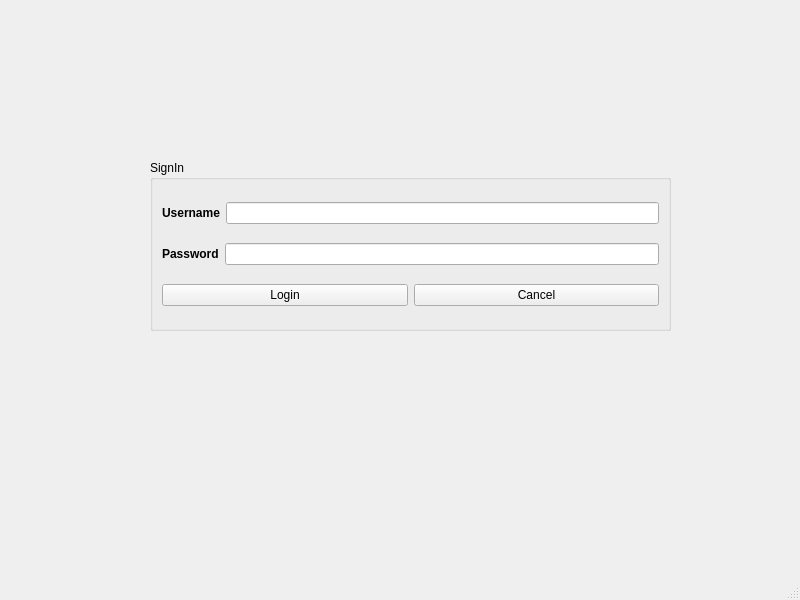
<?xml version="1.0" encoding="UTF-8"?>
<ui version="4.0">
 <class>MainWindow</class>
 <widget class="QMainWindow" name="MainWindow">
  <property name="geometry">
   <rect>
    <x>0</x>
    <y>0</y>
    <width>800</width>
    <height>600</height>
   </rect>
  </property>
  <property name="windowTitle">
   <string>MainWindow</string>
  </property>
  <property name="styleSheet">
   <string notr="true"/>
  </property>
  <widget class="QWidget" name="centralwidget">
   <widget class="QGroupBox" name="groupBox">
    <property name="geometry">
     <rect>
      <x>150</x>
      <y>160</y>
      <width>521</width>
      <height>171</height>
     </rect>
    </property>
    <property name="styleSheet">
     <string notr="true">font: 87 12pt &quot;Arial Black&quot;;

</string>
    </property>
    <property name="title">
     <string>SignIn</string>
    </property>
    <layout class="QVBoxLayout" name="verticalLayout">
     <item>
      <layout class="QHBoxLayout" name="horizontalLayout">
       <item>
        <widget class="QLabel" name="label_useranme">
         <property name="text">
          <string>&lt;html&gt;&lt;head/&gt;&lt;body&gt;&lt;p&gt;&lt;span style=&quot; font-weight:600;&quot;&gt;Username&lt;/span&gt;&lt;/p&gt;&lt;/body&gt;&lt;/html&gt;</string>
         </property>
        </widget>
       </item>
       <item>
        <widget class="QLineEdit" name="lineEdit_username"/>
       </item>
      </layout>
     </item>
     <item>
      <layout class="QHBoxLayout" name="horizontalLayout_2">
       <item>
        <widget class="QLabel" name="label_password">
         <property name="text">
          <string>&lt;html&gt;&lt;head/&gt;&lt;body&gt;&lt;p&gt;&lt;span style=&quot; font-weight:600;&quot;&gt;Password&lt;/span&gt;&lt;/p&gt;&lt;/body&gt;&lt;/html&gt;</string>
         </property>
        </widget>
       </item>
       <item>
        <widget class="QLineEdit" name="lineEdit_password">
         <property name="echoMode">
          <enum>QLineEdit::Password</enum>
         </property>
        </widget>
       </item>
      </layout>
     </item>
     <item>
      <layout class="QHBoxLayout" name="horizontalLayout_3">
       <item>
        <widget class="QPushButton" name="pushButton_login">
         <property name="styleSheet">
          <string notr="true"/>
         </property>
         <property name="text">
          <string>Login</string>
         </property>
        </widget>
       </item>
       <item>
        <widget class="QPushButton" name="pushButton_cancel">
         <property name="styleSheet">
          <string notr="true"/>
         </property>
         <property name="text">
          <string>Cancel</string>
         </property>
        </widget>
       </item>
      </layout>
     </item>
    </layout>
   </widget>
  </widget>
  <widget class="QMenuBar" name="menubar">
   <property name="geometry">
    <rect>
     <x>0</x>
     <y>0</y>
     <width>800</width>
     <height>21</height>
    </rect>
   </property>
  </widget>
  <widget class="QStatusBar" name="statusbar"/>
 </widget>
 <resources/>
 <connections/>
</ui>
